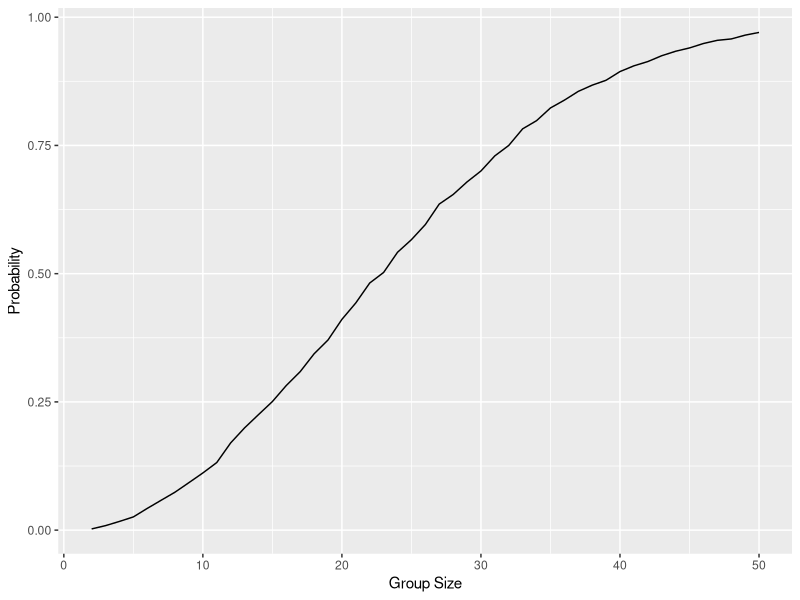

The R script that drew this image:
## ---- chunk 1

knitr::opts_chunk$set(echo = TRUE)

# Load libraries

library(tidyverse)
library(ggplot2)

## ---- chunk 2

# Define function to check for shared birthdays

check_birthday = function(n) {
  birthdays = sample(1:365, size = n, replace = TRUE)
  return(length(unique(birthdays)) < n)
}

# Run simulations

birthday_results = 
  expand_grid(
    n = 2:50,
    iter = 1:10000
  ) %>%
  mutate(result = map_lgl(n, check_birthday))  %>%
  group_by(n)  %>%
  summarise(prob = mean(result))

# Plot results

ggplot(birthday_results, aes(x = n, y = prob)) + 
  geom_line() +
  labs(x = "Group Size", y = "Probability") 

## ---- chunk 3

# Create function to generate data and conduct t-test

sim_t_test = function(n = 30, mu = 0, sigma = 5) {
  
  sim_data = tibble(
    x = rnorm(n, mean = mu, sd = sigma)
  )
  
# Perform t-test against null hypothesis mu = 0
  
  t_test_results = 
    t.test(sim_data$x, mu = 0) %>%  
    broom::tidy()                 
  
# Return results
  
  return(tibble(
    mu_hat = mean(sim_data$x),
    p_value = t_test_results$p.value
  ))
}

## ---- chunk 4


